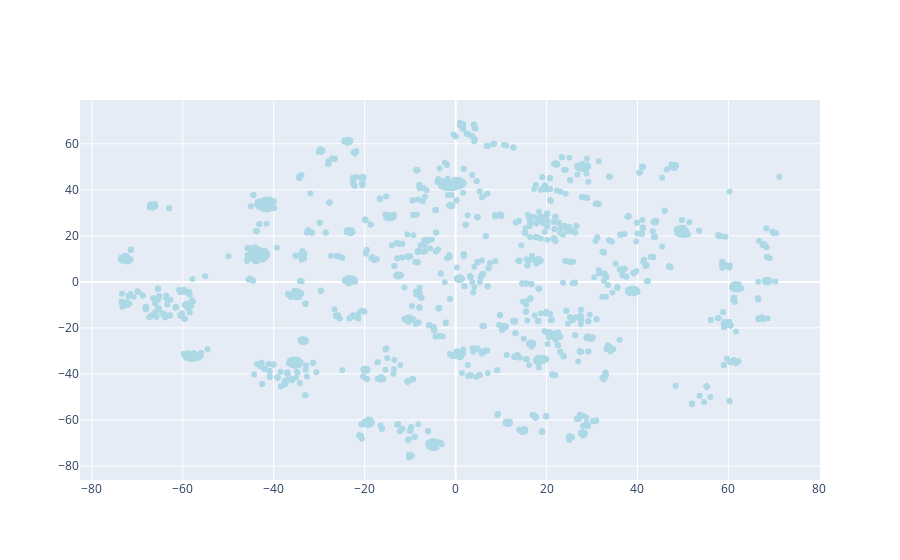

Notebook source saved alongside this figure:
### Code cell
data = [
    go.Scatter(
        x = tsne_df.iloc[:2000,0].values,
        y = tsne_df.iloc[:2000,1].values,
        text = tsne_df.iloc[:2000,2].values,
        hoverinfo = 'text',
        marker = dict(
            color = 'lightblue'
        ),
        mode='markers',
        showlegend = False
    )
]

iplot(data, filename = "add-hover-text")

### Figure 1 — Plotly figure (JSON) as saved in the notebook; plotly's stock layout.template omitted (floating-point values rounded to 4 significant figures; data arrays with more than 128 entries replaced by an {"elided": "..."} marker saying what was removed)
{"data": [{"hoverinfo": "text", "marker": {"color": "lightblue"}, "mode": "markers", "showlegend": false, "text": {"elided": "2000 str values"}, "type": "scatter", "x": {"elided": "2000 float values"}, "y": {"elided": "2000 float values"}}], "layout": {"autosize": true, "xaxis": {"autorange": true, "range": [-82.35, 79.88], "type": "linear"}, "yaxis": {"autorange": true, "range": [-88.19, 81.15], "type": "linear"}}}
